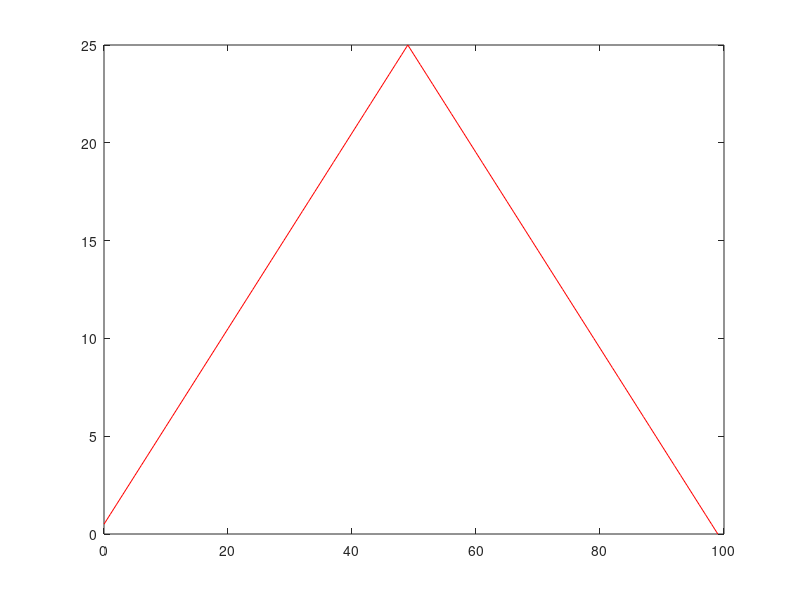

The MATLAB script that drew this image:
clc
clear all
% initial conditions

n=100;
for i = 1 : n/2+1
  x(i)  = i-1;
  Uo(i) = i/2 ;
end

for i = n/2+1 : n 
  x(i)  = i-1;
  Uo(i) = -i/2+n/2 ;
end
plot(x,Uo,'r');
